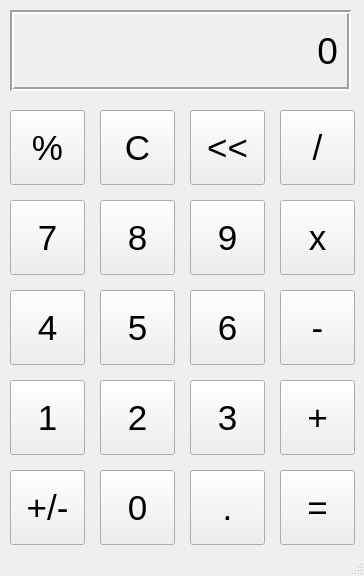
<?xml version="1.0" encoding="UTF-8"?>
<ui version="4.0">
 <class>mainWindow</class>
 <widget class="QMainWindow" name="mainWindow">
  <property name="geometry">
   <rect>
    <x>0</x>
    <y>0</y>
    <width>364</width>
    <height>576</height>
   </rect>
  </property>
  <property name="windowTitle">
   <string>MainWindow</string>
  </property>
  <widget class="QWidget" name="centralwidget">
   <widget class="QLabel" name="output_Label">
    <property name="geometry">
     <rect>
      <x>10</x>
      <y>10</y>
      <width>341</width>
      <height>81</height>
     </rect>
    </property>
    <property name="font">
     <font>
      <pointsize>28</pointsize>
     </font>
    </property>
    <property name="frameShape">
     <enum>QFrame::Box</enum>
    </property>
    <property name="frameShadow">
     <enum>QFrame::Sunken</enum>
    </property>
    <property name="lineWidth">
     <number>2</number>
    </property>
    <property name="text">
     <string>0</string>
    </property>
    <property name="alignment">
     <set>Qt::AlignRight|Qt::AlignTrailing|Qt::AlignVCenter</set>
    </property>
   </widget>
   <widget class="QPushButton" name="percentageBtn">
    <property name="geometry">
     <rect>
      <x>10</x>
      <y>110</y>
      <width>75</width>
      <height>75</height>
     </rect>
    </property>
    <property name="font">
     <font>
      <pointsize>26</pointsize>
     </font>
    </property>
    <property name="text">
     <string>%</string>
    </property>
   </widget>
   <widget class="QPushButton" name="CBtn">
    <property name="geometry">
     <rect>
      <x>100</x>
      <y>110</y>
      <width>75</width>
      <height>75</height>
     </rect>
    </property>
    <property name="font">
     <font>
      <pointsize>26</pointsize>
     </font>
    </property>
    <property name="text">
     <string>C</string>
    </property>
   </widget>
   <widget class="QPushButton" name="arrowBtn">
    <property name="geometry">
     <rect>
      <x>190</x>
      <y>110</y>
      <width>75</width>
      <height>75</height>
     </rect>
    </property>
    <property name="font">
     <font>
      <pointsize>26</pointsize>
     </font>
    </property>
    <property name="text">
     <string>&lt;&lt;</string>
    </property>
   </widget>
   <widget class="QPushButton" name="divideBtn">
    <property name="geometry">
     <rect>
      <x>280</x>
      <y>110</y>
      <width>75</width>
      <height>75</height>
     </rect>
    </property>
    <property name="font">
     <font>
      <pointsize>26</pointsize>
     </font>
    </property>
    <property name="text">
     <string>/</string>
    </property>
   </widget>
   <widget class="QPushButton" name="eightBtn">
    <property name="geometry">
     <rect>
      <x>100</x>
      <y>200</y>
      <width>75</width>
      <height>75</height>
     </rect>
    </property>
    <property name="font">
     <font>
      <pointsize>26</pointsize>
     </font>
    </property>
    <property name="text">
     <string>8</string>
    </property>
   </widget>
   <widget class="QPushButton" name="nineBtn">
    <property name="geometry">
     <rect>
      <x>190</x>
      <y>200</y>
      <width>75</width>
      <height>75</height>
     </rect>
    </property>
    <property name="font">
     <font>
      <pointsize>26</pointsize>
     </font>
    </property>
    <property name="text">
     <string>9</string>
    </property>
   </widget>
   <widget class="QPushButton" name="sevenBtn">
    <property name="geometry">
     <rect>
      <x>10</x>
      <y>200</y>
      <width>75</width>
      <height>75</height>
     </rect>
    </property>
    <property name="font">
     <font>
      <pointsize>26</pointsize>
     </font>
    </property>
    <property name="text">
     <string>7</string>
    </property>
   </widget>
   <widget class="QPushButton" name="multiplyBtn">
    <property name="geometry">
     <rect>
      <x>280</x>
      <y>200</y>
      <width>75</width>
      <height>75</height>
     </rect>
    </property>
    <property name="font">
     <font>
      <pointsize>26</pointsize>
     </font>
    </property>
    <property name="text">
     <string>x</string>
    </property>
   </widget>
   <widget class="QPushButton" name="fiveBtn">
    <property name="geometry">
     <rect>
      <x>100</x>
      <y>290</y>
      <width>75</width>
      <height>75</height>
     </rect>
    </property>
    <property name="font">
     <font>
      <pointsize>26</pointsize>
     </font>
    </property>
    <property name="text">
     <string>5</string>
    </property>
   </widget>
   <widget class="QPushButton" name="sixBtn">
    <property name="geometry">
     <rect>
      <x>190</x>
      <y>290</y>
      <width>75</width>
      <height>75</height>
     </rect>
    </property>
    <property name="font">
     <font>
      <pointsize>26</pointsize>
     </font>
    </property>
    <property name="text">
     <string>6</string>
    </property>
   </widget>
   <widget class="QPushButton" name="fourBtn">
    <property name="geometry">
     <rect>
      <x>10</x>
      <y>290</y>
      <width>75</width>
      <height>75</height>
     </rect>
    </property>
    <property name="font">
     <font>
      <pointsize>26</pointsize>
     </font>
    </property>
    <property name="text">
     <string>4</string>
    </property>
   </widget>
   <widget class="QPushButton" name="subtractBtn">
    <property name="geometry">
     <rect>
      <x>280</x>
      <y>290</y>
      <width>75</width>
      <height>75</height>
     </rect>
    </property>
    <property name="font">
     <font>
      <pointsize>26</pointsize>
     </font>
    </property>
    <property name="text">
     <string>-</string>
    </property>
   </widget>
   <widget class="QPushButton" name="twoBtn">
    <property name="geometry">
     <rect>
      <x>100</x>
      <y>380</y>
      <width>75</width>
      <height>75</height>
     </rect>
    </property>
    <property name="font">
     <font>
      <pointsize>26</pointsize>
     </font>
    </property>
    <property name="text">
     <string>2</string>
    </property>
   </widget>
   <widget class="QPushButton" name="threeBtn">
    <property name="geometry">
     <rect>
      <x>190</x>
      <y>380</y>
      <width>75</width>
      <height>75</height>
     </rect>
    </property>
    <property name="font">
     <font>
      <pointsize>26</pointsize>
     </font>
    </property>
    <property name="text">
     <string>3</string>
    </property>
   </widget>
   <widget class="QPushButton" name="oneBtn">
    <property name="geometry">
     <rect>
      <x>10</x>
      <y>380</y>
      <width>75</width>
      <height>75</height>
     </rect>
    </property>
    <property name="font">
     <font>
      <pointsize>26</pointsize>
     </font>
    </property>
    <property name="text">
     <string>1</string>
    </property>
   </widget>
   <widget class="QPushButton" name="addBtn">
    <property name="geometry">
     <rect>
      <x>280</x>
      <y>380</y>
      <width>75</width>
      <height>75</height>
     </rect>
    </property>
    <property name="font">
     <font>
      <pointsize>26</pointsize>
     </font>
    </property>
    <property name="text">
     <string>+</string>
    </property>
   </widget>
   <widget class="QPushButton" name="zeroBtn">
    <property name="geometry">
     <rect>
      <x>100</x>
      <y>470</y>
      <width>75</width>
      <height>75</height>
     </rect>
    </property>
    <property name="font">
     <font>
      <pointsize>26</pointsize>
     </font>
    </property>
    <property name="text">
     <string>0</string>
    </property>
   </widget>
   <widget class="QPushButton" name="dotBtn">
    <property name="geometry">
     <rect>
      <x>190</x>
      <y>470</y>
      <width>75</width>
      <height>75</height>
     </rect>
    </property>
    <property name="font">
     <font>
      <pointsize>26</pointsize>
     </font>
    </property>
    <property name="text">
     <string>.</string>
    </property>
   </widget>
   <widget class="QPushButton" name="plusMinusBtn">
    <property name="geometry">
     <rect>
      <x>10</x>
      <y>470</y>
      <width>75</width>
      <height>75</height>
     </rect>
    </property>
    <property name="font">
     <font>
      <pointsize>26</pointsize>
     </font>
    </property>
    <property name="text">
     <string>+/-</string>
    </property>
   </widget>
   <widget class="QPushButton" name="equalBtn">
    <property name="geometry">
     <rect>
      <x>280</x>
      <y>470</y>
      <width>75</width>
      <height>75</height>
     </rect>
    </property>
    <property name="font">
     <font>
      <pointsize>26</pointsize>
     </font>
    </property>
    <property name="text">
     <string>=</string>
    </property>
   </widget>
  </widget>
  <widget class="QStatusBar" name="statusbar"/>
 </widget>
 <resources/>
 <connections/>
</ui>
